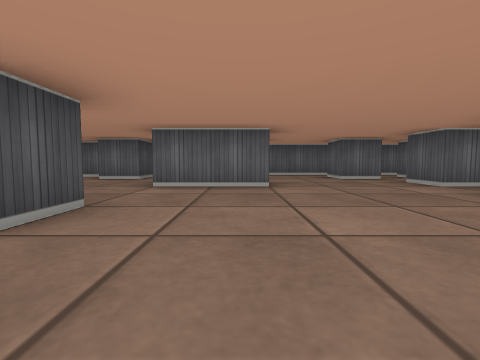
View 1 (above)

17 first-person views from a walk through a cub3D maze. The camera is about half as high as the walls, tilts 4° down and sees 85° across. The floor is counted in squares. Each view is taken from the middle of a square. On the plan, view 1 faces up. The plan holds only what a view shows up to about 9 squares ahead; the rest is blank.

View 2
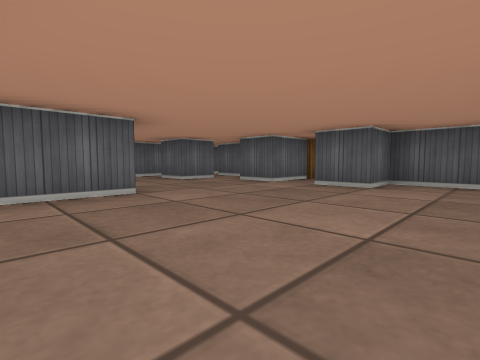

View 3
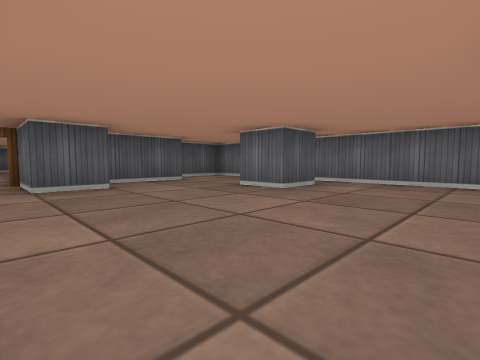

View 4
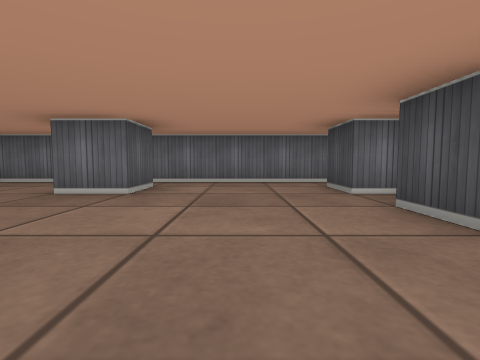

View 5
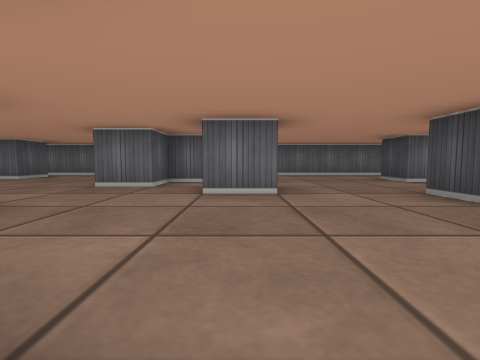

View 6
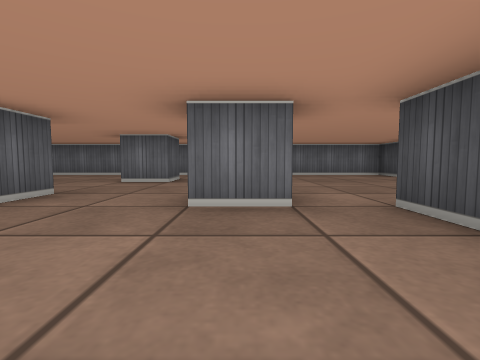

View 7
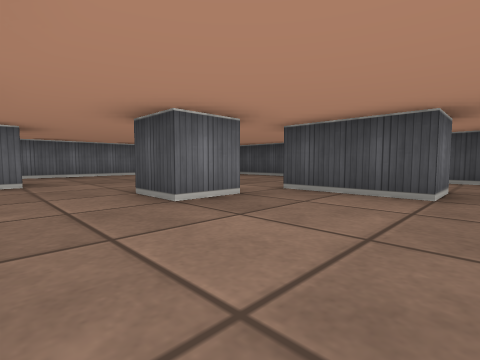

View 8
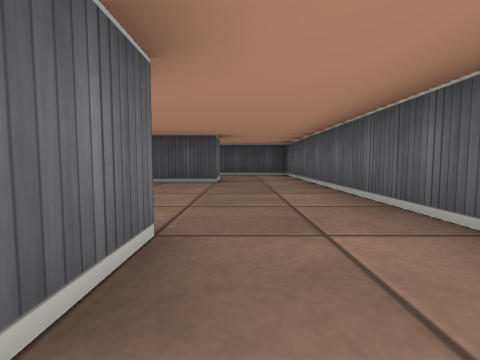

View 9
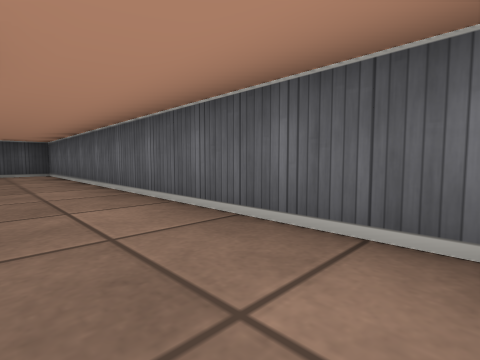

View 10
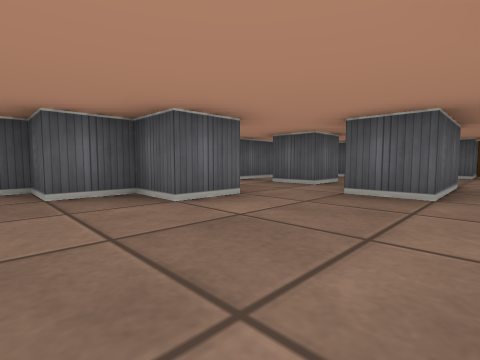

View 11
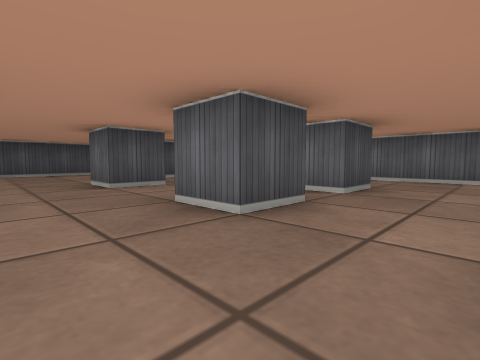

View 12
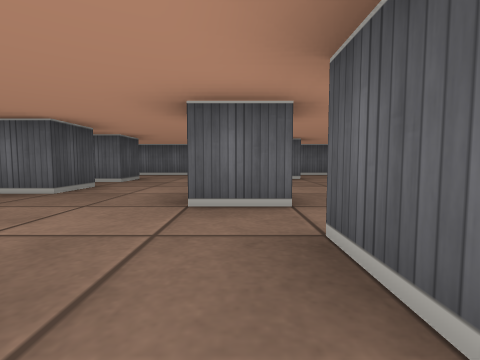

View 13
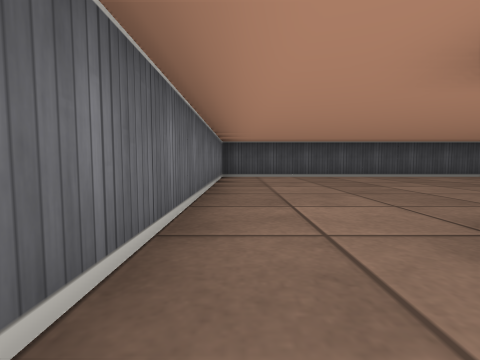

View 14
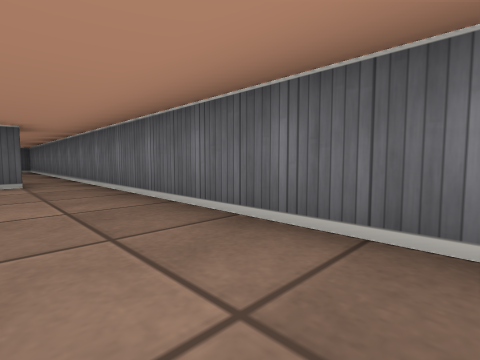

View 15
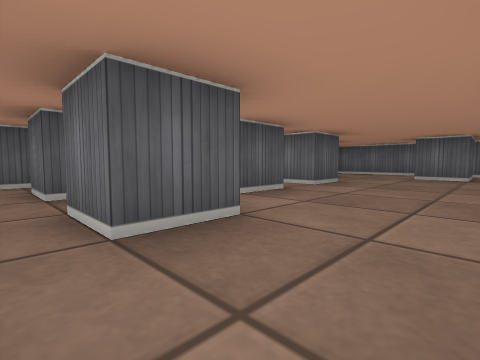

View 16
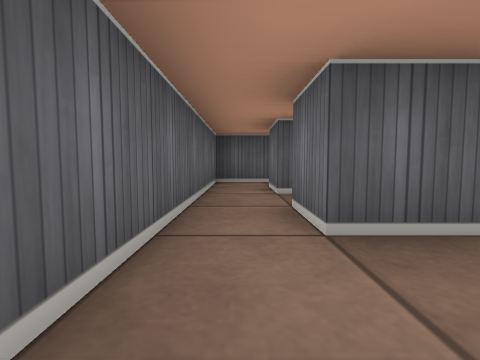

View 17
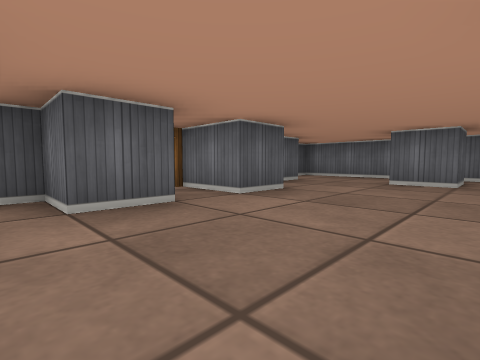

### Floor plan
Points are (right, up) in squares from view 1. A wall is a line through its corners. A room is listed if a view was taken in it or the views show most of it. See-through windows are left out.
Room 1 (views 1, 2, 3, 4, 15, 16, 17)
walls: (0.6, 4.5) (-1.5, 4.5) (-1.5, 5.5); (0.6, 6.5) (-0.5, 6.5) (-0.5, 7.5); (3.6, 6.5) (2.5, 6.5) (2.5, 7.5) (3.5, 7.5); (-2.5, 2.5) (-1.5, 2.5) (-1.5, 1.5); (5.1, 4.5) (3.5, 4.5) (3.5, 5.5) (4.5, 5.5) (4.5, 7.5) (5.5, 7.5); (-1.5, 0.5) (-1.5, -0.5); (1.5, -0.6) (1.5, 0.5) (2.5, 0.5); (-2.5, 7.5) (-2.5, 6.5); (4.5, 0.4) (4.5, 2.5) (3.5, 2.5) (3.5, 3.5) (5.1, 3.5); (-3.5, 1.5) (-2.5, 1.5); (6.5, 7.4) (6.5, 8.5) (-2.1, 8.5); (-2.5, -1.5) (5.5, -1.5) (5.5, -0.1)
ways out: opening at (-2, -1) to room 2; opening at (-2, 5) to room 2; open door at (5, 4)
Room 2 (views 5, 6, 7, 8, 9, 10, 11, 12, 13, 14)
walls: (-10.6, 4.5) (-9.5, 4.5) (-9.5, 3.5) (-10.5, 3.5); (-8.5, 0.5) (-8.5, 1.5) (-7.5, 1.5) (-7.5, 0.5); (-6.5, 4.6) (-6.5, 3.5) (-7.5, 3.5) (-7.5, 4.4); (-7.5, 6.5) (-6.5, 6.5) (-6.5, 5.5) (-7.1, 5.5); (-4.6, 3.5) (-3.5, 3.5); (-12.5, 6.5) (-11.5, 6.5) (-11.5, 4.5); (-3.4, 2.5) (-4.5, 2.5); (-3.5, 0.5) (-3.5, 1.5); (-14.5, 6.5) (-14.5, -1.5) (-2.5, -1.5); (-2.5, 1.5) (-2.5, 2.5); (-2.5, 6.5) (-3.5, 6.5) (-3.5, 7.5) (-4.5, 7.5) (-4.5, 8.5) (-12.5, 8.5); (-2.5, -0.6) (-2.5, -0.1)
ways out: opening at (-2, -1) to room 1; opening at (-2, 5) to room 1; opening at (-13.5, 5.5) to room 3; opening at (-12, 7.5) to room 3
Room 3 (no view inside)
walls: (-12.5, 8.5) (-14.5, 8.5) (-14.5, 6.5)
ways out: opening at (-13.5, 5.5) to room 2; opening at (-12, 7.5) to room 2

Where each view was taken, in squares from view 1:
view 1: 0 up, 0 right, facing up
view 2: 1 up, 1 left, facing up-right
view 3: 4 up, 1 left, facing down-right
view 4: 4 up, 0 right, facing down
view 5: 7 up, 4 left, facing down
view 6: 7 up, 10 left, facing down
view 7: 7 up, 8 left, facing down-left
view 8: 7 up, 6 left, facing left
view 9: 7 up, 5 left, facing up-left
view 10: 4 up, 5 left, facing up-right
view 11: 2 up, 5 left, facing up-left
view 12: 0 up, 4 left, facing up
view 13: 1 down, 7 left, facing left
view 14: 0 up, 8 left, facing down-right
view 15: 8 up, 1 right, facing down-right
view 16: 8 up, 1 right, facing right
view 17: 6 up, 1 right, facing down-right
